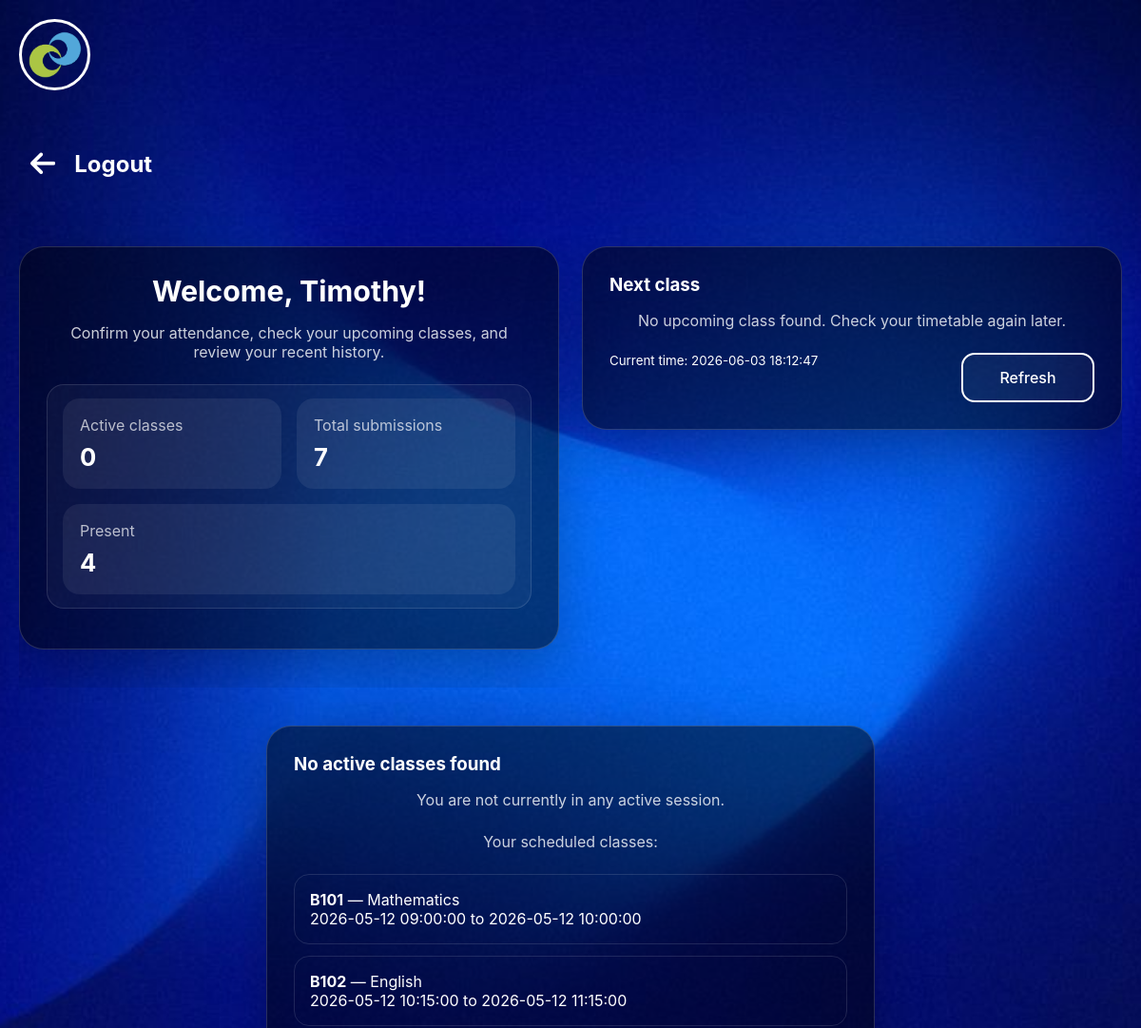
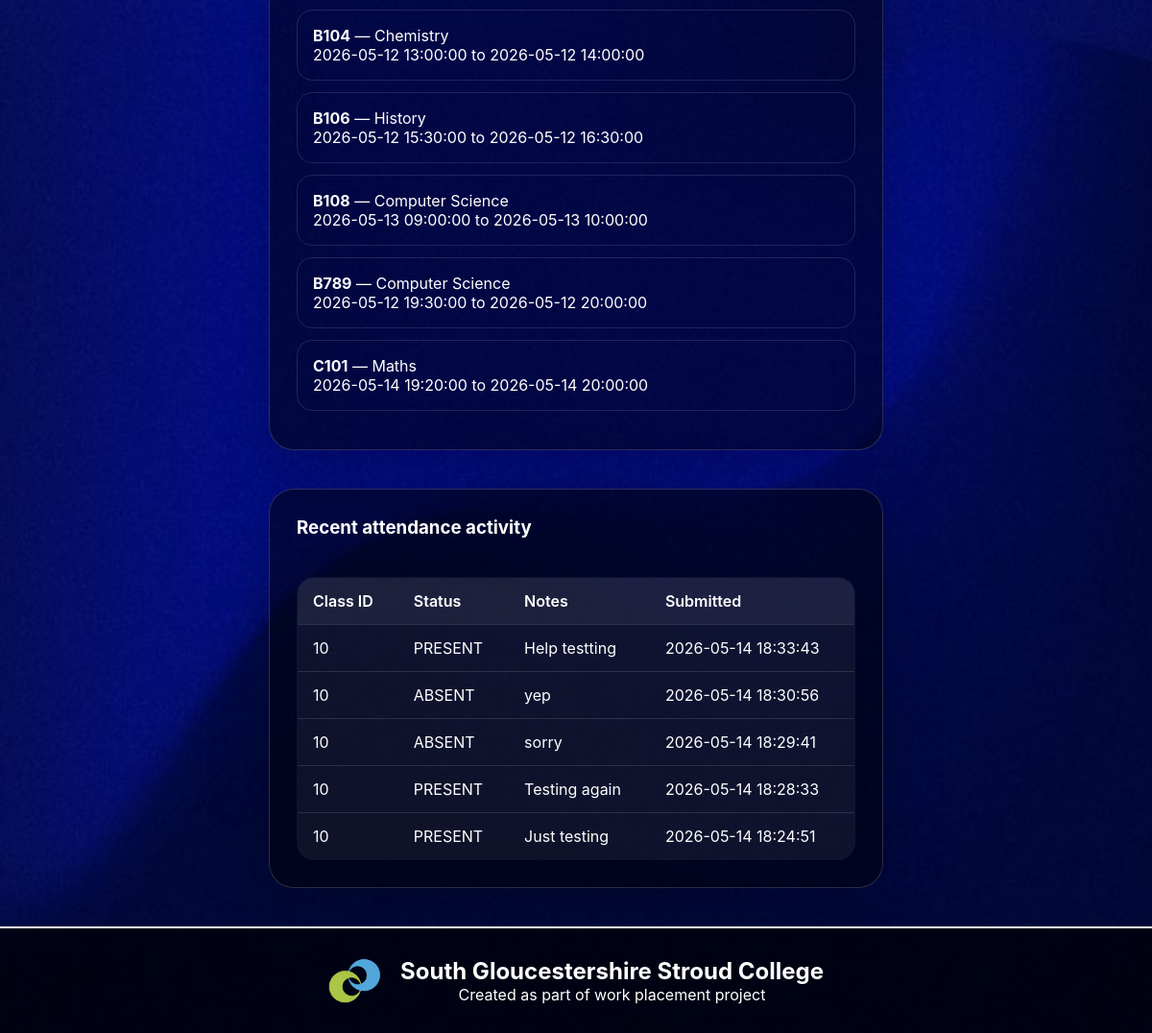
/student/dashboard (signed in), run on the app's committed database (2 pictures, top to bottom).
### tables this page shows
CREATE TABLE student_records (
            id INTEGER PRIMARY KEY AUTOINCREMENT,
            student_id INTEGER NOT NULL,
            timetable_id INTEGER NOT NULL,
            timestamp DATETIME DEFAULT CURRENT_TIMESTAMP,
            status TEXT NOT NULL,
            notes TEXT
        );

### app.py (the view, shortened to what this page needs)
@app.route('/student/dashboard', methods=['GET', 'POST'])
def student_dashboard():
    if 'student_id' not in session:
        return redirect(url_for('student'))
    student_text_id = session.get('student_text_id', '')
    current_time = datetime.now()
    student_classes = get_student_timetable(student_text_id)
    active_classes = [cls for cls in student_classes if cls['is_active']]
    upcoming_classes = sorted(
        [cls for cls in student_classes if cls['start_time_obj'] and cls['start_time_obj'] > current_time],
        key=lambda cls: cls['start_time_obj']
    )
    next_class = upcoming_classes[0] if upcoming_classes else None
    attendance_counts, attendance_total, recent_records = get_student_attendance_summary(session['student_id'])
    return render_template(
        'student_dashboard.html',
        name=session.get('student_name', 'Student'),
        active_classes=active_classes,
        student_classes=student_classes,
        next_class=next_class,
        attendance_counts=attendance_counts,
        attendance_total=attendance_total,
        recent_records=recent_records,
        current_time=current_time.strftime('%Y-%m-%d %H:%M:%S')
    )

### app.py (called while the page is built, shortened)
def get_db():
    conn = sqlite3.connect(DATABASE, check_same_thread=False)
    conn.row_factory = sqlite3.Row
    return conn

def query_db(query, args=(), one=False):
    conn = get_db()
    cursor = conn.execute(query, args)
    rows = cursor.fetchall()
    conn.close()
    if one:
        return rows[0] if rows else None
    return rows

def load_timetable():
    try:
        if os.path.exists(TIMETABLE_JSON):
            with open(TIMETABLE_JSON, 'r', encoding='utf-8') as f:
                return json.load(f)
    except Exception as e:
        print(f"Error loading timetable from JSON: {e}")
    return []

def parse_timetable_datetime(value):
    if not value:
        return None
    try:
        return datetime.fromisoformat(value)
    except ValueError:
        for fmt in ('%Y-%m-%d %H:%M:%S.%f', '%Y-%m-%d %H:%M:%S'):
            try:
                return datetime.strptime(value, fmt)
            except ValueError:
                continue
    return None

def parse_students_list(value):
    if isinstance(value, list):
        return value

def get_student_timetable(student_text_id):
    student_classes = []
    for row in normalize_timetable():
        if student_text_id in row['students']:
            student_classes.append(row)
    return student_classes

def get_student_attendance_summary(student_id):
    rows = query_db(
        "SELECT status, COUNT(*) AS total FROM student_records WHERE student_id = ? GROUP BY status",
        (student_id,)
    )
    counts = {'present': 0, 'absent': 0, 'late': 0}
    total = 0
    for row in rows:
        counts[row['status']] = row['total']
        total += row['total']
    recent_records = query_db(
        "SELECT * FROM student_records WHERE student_id = ? ORDER BY timestamp DESC LIMIT 5",
        (student_id,)
    )
    return counts, total, recent_records

### templates/student_dashboard.html
{% extends "base.html" %}
{% block content %}
<div class="back">
    <a href="{{ url_for('logout') }}">
        <i class="fa-solid fa-arrow-left"></i>
        <h2>Logout</h2>
    </a>
</div>
<main>
    <div class="container">
        <div class="dashboard-grid">
            <section class="summary-card fade-in-up">
                <h2>Welcome, {{ name }}!</h2>
                <p>Confirm your attendance, check your upcoming classes, and review your recent history.</p>
                <div class="summary-row">
                    <div>
                        <span>Active classes</span>
                        <strong>{{ active_classes | length }}</strong>
                    </div>
                    <div>
                        <span>Total submissions</span>
                        <strong>{{ attendance_total }}</strong>
                    </div>
                    <div>
                        <span>Present</span>
                        <strong>{{ attendance_counts.present }}</strong>
                    </div>
                </div>
            </section>
            <section class="summary-card fade-in-up">
                <h3>Next class</h3>
                {% if next_class %}
                    <p><strong>{{ next_class.class_id }} - {{ next_class.class_name }}</strong></p>
                    <p>{{ next_class.start_time }} to {{ next_class.end_time }}</p>
                {% else %}
                    <p>No upcoming class found. Check your timetable again later.</p>
                {% endif %}
                <div class="summary-actions" style="margin-top: 1rem; justify-content: space-between;">
                    <small>Current time: {{ current_time }}</small>
                    <a href="{{ url_for('student_dashboard') }}" class="secondary-btn button_design">Refresh</a>
                </div>
            </section>
        </div>
        {% if active_classes %}
            <section class="summary-card fade-in-up">
                <h3>Active Class(es)</h3>
                <p>Confirm attendance for the active session below.</p>
                {% for class in active_classes %}
                    <div class="attendance-card">
                        <div class="attendance-card-header">
                            <div>
                                <h4>{{ class.class_id }} - {{ class.class_name or 'Class' }}</h4>
                                <p>{{ class.start_time }} to {{ class.end_time }}</p>
                                <p>Teacher: {{ class.teacher_name }}</p>
                            </div>
                            <span class="status-badge status-active">Active now</span>
                        </div>
                        <form method="post" class="form_info">
                            <input type="hidden" name="timetable_id" value="{{ class.id }}">
                            <div>
                                <label>Attendance</label>
                                <div class="btn">
                                    <div>
                                        <input type="radio" name="attendance" value="present" id="present_{{ class.id }}" required>
                                        <label for="present_{{ class.id }}">Present</label>
                                    </div>
                                    <div>
                                        <input type="radio" name="attendance" value="absent" id="absent_{{ class.id }}" required>
                                        <label for="absent_{{ class.id }}">Absent</label>
                                    </div>
                                </div>
                            </div>
                            <div>
                                <label for="notes_{{ class.id }}">Optional notes</label>
                                <textarea name="notes" id="notes_{{ class.id }}" placeholder="Add any notes..." rows="3"></textarea>
                            </div>
                            <button type="submit" class="button_design">Submit Attendance</button>
                        </form>
                    </div>
                {% endfor %}
            </section>
        {% else %}
            <section class="summary-card fade-in-up">
                <h3>No active classes found</h3>
                <p>You are not currently in any active session.</p>
                {% if student_classes %}
                    <p>Your scheduled classes:</p>
                    <ul class="schedule-list">
                        {% for class in student_classes %}
                            <li>
                                <strong>{{ class.class_id }}</strong> — {{ class.class_name or 'Scheduled class' }}<br>
                                {{ class.start_time }} to {{ class.end_time }}
                            </li>
                        {% endfor %}
                    </ul>
                {% else %}
                    <p>There are no classes assigned to your account yet.</p>
                {% endif %}
            </section>
        {% endif %}
        {% if recent_records %}
            <section class="summary-card fade-in-up">
                <h3>Recent attendance activity</h3>
                <div class="table-wrap">
                    <table class="records-table">
                        <thead>
                            <tr>
                                <th>Class ID</th>
                                <th>Status</th>
                                <th>Notes</th>
                                <th>Submitted</th>
                            </tr>
                        </thead>
                        <tbody>
                            {% for record in recent_records %}
                                <tr>
                                    <td>{{ record.timetable_id }}</td>
                                    <td>{{ record.status | upper }}</td>
                                    <td>{{ record.notes or '-' }}</td>
                                    <td>{{ record.timestamp }}</td>
                                </tr>
                            {% endfor %}
                        </tbody>
                    </table>
                </div>
            </section>
        {% endif %}
    </div>
</main>
{% endblock %}

### templates/base.html (shortened to what this page needs)
<!DOCTYPE html>
<html lang="en">
<head>
    <link rel="stylesheet" href="{{ url_for('static', filename='styles.css') }}">
    <link rel="stylesheet" href="https://cdnjs.cloudflare.com/ajax/libs/font-awesome/6.5.0/css/all.min.css" />
</head>
<body>
    <header>
        <div class="container">
            <div class="nav">
                <label for="nav-toggle">
                    <div class="nav_logo">
                        <img src="{{ url_for('static', filename='images/logo_S.png') }}" alt="SGS Logo Smaller">
                    </div>
                </label>
            </div>
        </div>
    </header>
    <div class="container flash-block">
    </div>
    {% block content %}{% endblock %}
    <footer>
        <div class="container">
            <div class="footer_section">
                <img src="{{ url_for('static', filename='images/logo_S.png') }}" alt="SGS Logo Smaller">
                <div>
                    <h2>South Gloucestershire Stroud College</h2>
                    <p>Created as part of work placement project</p>
                </div>
            </div>
        </div>
    </footer>
</body>
</html>

### data on the page
student_records: timetable_id "10", status "PRESENT", notes "Help testting", timestamp "2026-05-14 18:33:43"
student_records: timetable_id "10", status "ABSENT", notes "yep", timestamp "2026-05-14 18:30:56"
student_records: timetable_id "10", status "ABSENT", notes "sorry", timestamp "2026-05-14 18:29:41"
student_records: timetable_id "10", status "PRESENT", notes "Testing again", timestamp "2026-05-14 18:28:33"
student_records: timetable_id "10", status "PRESENT", notes "Just testing", timestamp "2026-05-14 18:24:51"

### other printed values
{{ name }} "Timothy"
{{ active_classes | length }} "0"
{{ attendance_total }} "7"
{{ attendance_counts.present }} "4"
{{ current_time }} "2026-06-03 18:12:47"
{{ class.class_id }} "B101" "B102" "B104" "B106" "B108" "B789" "C101"
{{ class.class_name or 'Scheduled class' }} "Mathematics" "English" "Chemistry" "History" "Computer Science" "Computer Science" "Maths"
{{ class.start_time }} "2026-05-12 09:00:00" "2026-05-12 10:15:00" "2026-05-12 13:00:00" "2026-05-12 15:30:00" "2026-05-13 09:00:00" "2026-05-12 19:30:00" "2026-05-14 19:20:00"
{{ class.end_time }} "2026-05-12 10:00:00" "2026-05-12 11:15:00" "2026-05-12 14:00:00" "2026-05-12 16:30:00" "2026-05-13 10:00:00" "2026-05-12 20:00:00" "2026-05-14 20:00:00"
